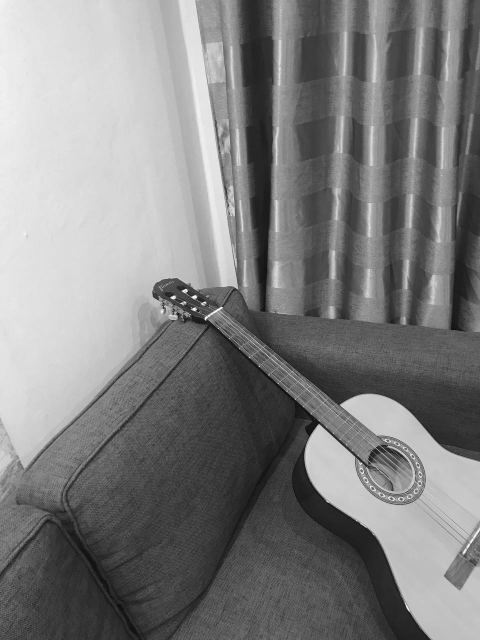
#> input picture 2lab/images/guitar_left_gray.jpg, 960 x 1280 px, found by its file name (shown at 1/2 size)
$ python stitch_guitar.py
#> lines starting #> are read from the running program, lines starting #| are printed output that depends on the picture
import cv2 as cv
import numpy as np

img_path = "C:/denFiles/git/technical-vision/2lab/images/"
img_left = cv.imread(img_path + "guitar_left_gray.jpg", cv.IMREAD_GRAYSCALE)
#> img_left is the input picture: shape (1280, 960); min 0, max 255, mean 127.8
img_right = cv.imread(img_path + "guitar_right_gray.jpg", cv.IMREAD_GRAYSCALE)
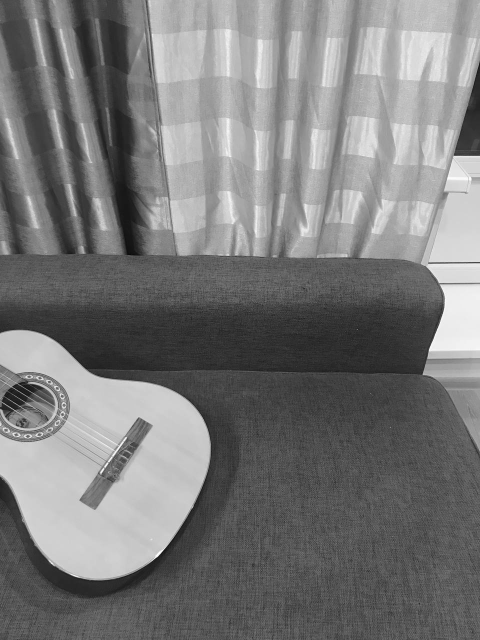
#> input picture 2lab/images/guitar_right_gray.jpg, 960 x 1280 px, found by its file name (shown at 1/2 size)
#> img_right is the input picture: shape (1280, 960); min 0, max 255, mean 121.5
n_rows, n_cols = img_left.shape[:2]
#> n_rows = 1280; n_cols = 960

# Corresponding dots
a_right = np.array([104, 54])
b_right = np.array([99, 860])
c_right = np.array([159, 1000])
a_left = np.array([871, 252])
b_left = np.array([819, 993])
c_left = np.array([888, 1152])

# Find coeffs of the affine transform
# To translate the left-hand image into the right-hand coordinate system
x_coeffs = np.matmul(np.linalg.inv([[1, a_left[0], a_left[1]], [1, b_left[0], b_left[1]], [1, c_left[0], c_left[1]]]), np.array([[a_right[0]], [b_right[0]], [c_right[0]]]))
y_coeffs = np.matmul(np.linalg.inv([[1, a_left[0], a_left[1]], [1, b_left[0], b_left[1]], [1, c_left[0], c_left[1]]]), np.array([[a_right[1]], [b_right[1]], [c_right[1]]]))

# Create grid corresponding to our pixels
x, y = np.meshgrid(np.arange(n_cols), np.arange(n_rows))

# Calculate all new X and Y coordinates
x_new = np.round( x_coeffs[1,0] * x + x_coeffs[2,0] * y).astype(np.float32)
y_new = np.round(y_coeffs[0,0] + y_coeffs[1,0] * x + y_coeffs[2,0] * y).astype(np.float32)

# Calculate mask for valid indices
mask = np.logical_and(np.logical_and(x_new >= 0, x_new < n_cols), np.logical_and(y_new >= 0, y_new < n_rows))

# Apply reindexing
new_left_img = np.zeros_like(img_left)
new_left_img[y_new[mask].astype(int), x_new[mask].astype(int)] = img_left[y[mask], x[mask]]
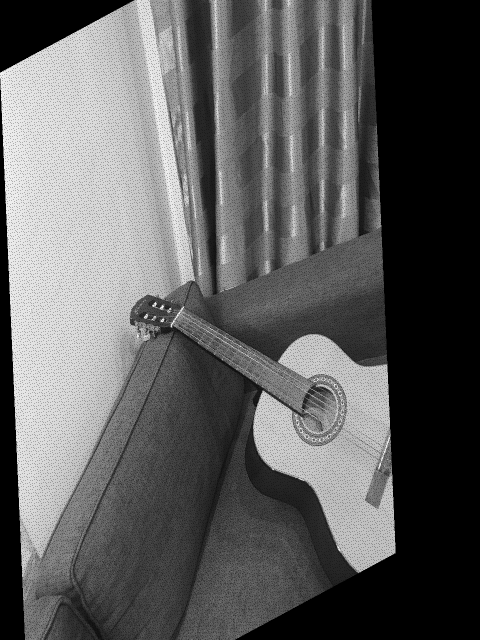
#> new_left_img: shape (1280, 960) (shown at 1/2 size); min 0, max 255, mean 94

cv.imshow("New left guitar image", new_left_img)
cv.waitKey(0)
cv.destroyAllWindows()
